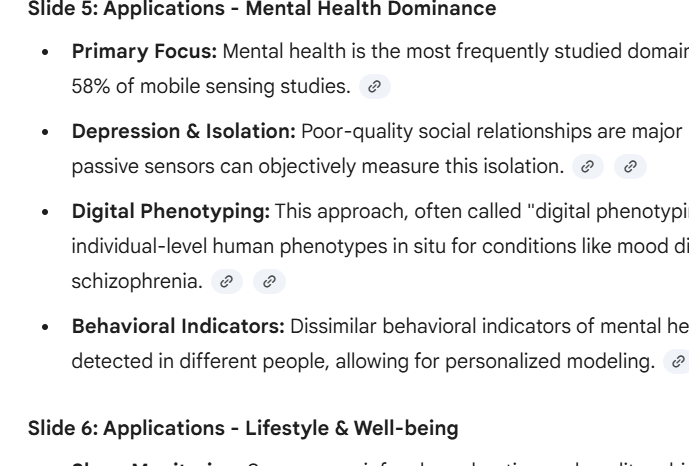
#> input picture aksharally/backend/sample.png, 689 x 466 px; its folder holds only this picture in this run
$ python -i ocr.py   (imports and definitions only)
#> lines starting #> are read from the running program, lines starting #| are printed output that depends on the picture
"""
Gemini-first OCR for AksharAlly.

- Uses Gemini vision to transcribe ordinary image pages, including handwriting.
- Uses Tesseract for table/grid pages because spatial cell positions matter there.
- Falls back to Tesseract if Gemini is not configured or the API call fails.
- Preserves the public extract_document()/extract_text() interfaces.
"""

import io
import os
import re
from functools import lru_cache

import cv2
import numpy as np
import pytesseract
from PIL import Image
from dotenv import load_dotenv
from google import genai
from google.genai import types

# [1 line not run here, left out]

GEMINI_API_KEY = os.getenv("GEMINI_API_KEY")
GEMINI_OCR_MODEL = os.getenv("GEMINI_OCR_MODEL", "gemini-2.5-flash")

# [6 lines not run here, left out]


# [24 lines left out: function preprocess_image, not called in this run]


def _tesseract_language(language):
    language = (language or "en").lower()
    if language == "hi":
        return "hin+eng"
    if language == "mr":
        return "mar+eng"
    return "eng"


def _tesseract_detections(image, language, psm=3):
    """Return Tesseract words with positions so the structure analyzer can run."""
    data = pytesseract.image_to_data(
        image,
        lang=_tesseract_language(language),
        config=f"--oem 3 --psm {psm}",
        output_type=pytesseract.Output.DICT,
    )
    detections = []
    for index, value in enumerate(data.get("text", [])):
        text = value.strip()
        if not text:
            continue
        try:
            confidence = float(data["conf"][index])
        except (ValueError, TypeError):
            confidence = -1.0
        detections.append({
            "text": text,
            "left": int(data["left"][index]),
            "top": int(data["top"][index]),
            "width": int(data["width"][index]),
            "height": int(data["height"][index]),
            "confidence": confidence,
            "lineKey": (
                int(data["block_num"][index]),
                int(data["par_num"][index]),
                int(data["line_num"][index]),
            ),
            "order": index,
        })
    return detections


# [24 lines left out: function _render_detections, not called in this run]


def _group_line_positions(mask, axis, threshold_ratio=0.35):
    projection = mask.sum(axis=axis)
    limit = (mask.shape[axis] * 255) * threshold_ratio
    occupied = projection > limit
    groups = []
    start = None
    for index, present in enumerate(occupied):
        if present and start is None:
            start = index
        if (not present or index == len(occupied) - 1) and start is not None:
            end = index if present and index == len(occupied) - 1 else index - 1
            groups.append((start + end) // 2)
            start = None
    return groups


def _detect_table_grid(gray):
    """Detect a ruled table so cell extraction can use positional Tesseract OCR."""
    binary = cv2.threshold(gray, 200, 255, cv2.THRESH_BINARY_INV)[1]
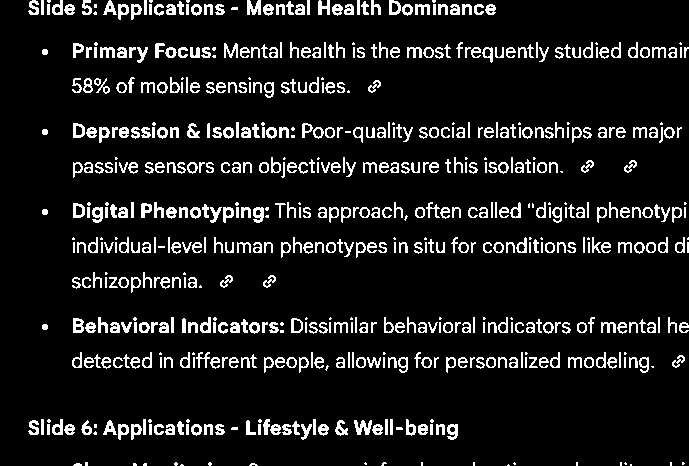
#> binary: shape (466, 689); 9.7% white in thin lines or dots
    horizontal_kernel = cv2.getStructuringElement(
        cv2.MORPH_RECT, (max(20, gray.shape[1] // 25), 1)
    )
    vertical_kernel = cv2.getStructuringElement(
        cv2.MORPH_RECT, (1, max(20, gray.shape[0] // 15))
    )
#> vertical_kernel = 31 values from 1 to 1
    horizontal = cv2.morphologyEx(binary, cv2.MORPH_OPEN, horizontal_kernel)
#> horizontal: shape (466, 689); every value is 0
    vertical = cv2.morphologyEx(binary, cv2.MORPH_OPEN, vertical_kernel)
    x_lines = _group_line_positions(vertical, axis=0)
#> in _group_line_positions, `projection = mask.sum(axis=axis)`: projection = 689 values from 0 to 0
#> after the loop in _group_line_positions, `for index, present in enumerate(occupied):`: groups = []
#> x_lines = []
    y_lines = _group_line_positions(horizontal, axis=1)
#> y_lines = []
    if len(x_lines) < 3 or len(y_lines) < 3:
        return None

    intersections = 0
    for x_line in x_lines:
        for y_line in y_lines:
            ys = slice(max(0, y_line - 1), min(gray.shape[0], y_line + 2))
            xs = slice(max(0, x_line - 1), min(gray.shape[1], x_line + 2))
            if vertical[ys, xs].any() and horizontal[ys, xs].any():
                intersections += 1

    if intersections < max(4, len(x_lines) * len(y_lines) * 0.5):
        return None
    return {
        "xLines": x_lines,
        "yLines": y_lines,
        "horizontalMask": horizontal,
        "verticalMask": vertical,
    }


def _remove_table_lines(gray, grid):
    rules = cv2.bitwise_or(grid["horizontalMask"], grid["verticalMask"])
    return cv2.inpaint(gray, rules, 3, cv2.INPAINT_TELEA)


# [5 lines left out: function _image_to_png_bytes, not called in this run]


def _gemini_transcribe(image_np, language="en"):
    """Transcribe the supplied page image using Gemini vision."""
    if _gemini_client is None:
        raise RuntimeError("Gemini OCR is not configured: GEMINI_API_KEY is missing.")

    language = (language or "en").lower()
    language_name = {"en": "English", "hi": "Hindi", "mr": "Marathi"}.get(
        language, "the language visible in the image"
    )
    prompt = f"""
You are an OCR transcription engine for student notes.
Transcribe the visible text in this image in {language_name} (preserve other
languages/scripts if they appear). This is transcription, not summarization.

Rules:
- Preserve the author's wording, spelling where readable, line order, headings,
  numbering, bullets, symbols, equations, and paragraph breaks.
- Do not explain, summarize, translate, or add facts.
- Do not silently complete sentences or guess words from general knowledge.
- If a short span cannot be read, write [unclear] for that span.
- Keep mathematical expressions and abbreviations as close to the image as possible.
- Return only the transcription, with no preface or markdown code fences.
"""
    image_bytes = _image_to_png_bytes(image_np)
    response = _gemini_client.models.generate_content(
        model=GEMINI_OCR_MODEL,
        contents=[
            prompt,
            types.Part.from_bytes(data=image_bytes, mime_type="image/png"),
        ],
        config=types.GenerateContentConfig(
            temperature=0,
            max_output_tokens=8192,
        ),
    )
    text = (response.text or "").strip()
    text = re.sub(r"^\s*```(?:text|markdown)?\s*", "", text, flags=re.IGNORECASE)
    text = re.sub(r"\s*```\s*$", "", text)
    if not text:
        raise RuntimeError("Gemini returned an empty transcription.")
    return text


# [25 lines left out: function _detections_from_transcribed_lines, not called in this run]


def extract_document(image_input, language="en"):
    """
    Return {'text', 'detections', 'structure'} for an image or RGB ndarray.

    Gemini handles normal full-page transcription, including handwritten notes.
    Tesseract is retained for grid/table pages and as a robust API/configuration
    fallback. The function signature remains compatible with existing callers.
    """
    if isinstance(image_input, np.ndarray):
        image_np = image_input
    else:
        image = Image.open(image_input).convert("RGB")
        image_np = np.array(image)

    if image_np.ndim == 2:
        image_np = cv2.cvtColor(image_np, cv2.COLOR_GRAY2RGB)
    elif image_np.shape[2] == 4:
        image_np = cv2.cvtColor(image_np, cv2.COLOR_RGBA2RGB)

    gray = cv2.cvtColor(image_np, cv2.COLOR_RGB2GRAY)
    grid = _detect_table_grid(gray)

    if grid:
        # Cell geometry matters more than semantic transcription for tables.
        ocr_image = _remove_table_lines(gray, grid)
        detections = _tesseract_detections(ocr_image, language, psm=6)
        rendered_text = _render_detections(detections)
        if not rendered_text:
            detections = _tesseract_detections(preprocess_image(image_np), language)
            rendered_text = _render_detections(detections)
    else:
        try:
            rendered_text = _gemini_transcribe(image_np, language)
            detections = _detections_from_transcribed_lines(rendered_text, image_np.shape)
            print("✅ Image transcription completed with Gemini")
        except Exception as error:
            print(f"⚠️ Gemini OCR failed; using Tesseract fallback: {error}")
            detections = _tesseract_detections(gray, language, psm=3)
            rendered_text = _render_detections(detections)
            if not rendered_text:
                detections = _tesseract_detections(preprocess_image(image_np), language)
                rendered_text = _render_detections(detections)

    from input_processing.structure_analyzer import analyze_structure
    structure = analyze_structure(
        image_np.shape,
        detections,
        {"xLines": grid["xLines"], "yLines": grid["yLines"]} if grid else None,
        rendered_text,
    )
    return {
        "text": rendered_text,
        "detections": detections,
        "structure": structure,
    }


def extract_text(image_input, language="en"):
    """Backward-compatible text-only wrapper."""
    return extract_document(image_input, language)["text"]

#> (the run stopped early here; a loop or call above may not have finished)
